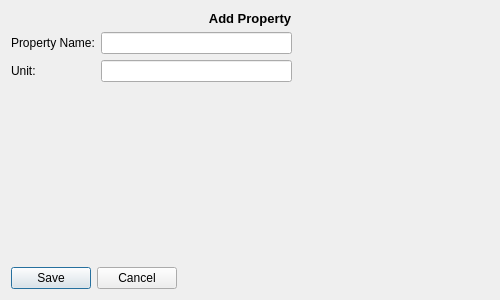
<?xml version="1.0" encoding="UTF-8"?>
<ui version="4.0">
 <class>AddProperty</class>
 <widget class="QWidget" name="AddProperty">
  <property name="geometry">
   <rect>
    <x>0</x>
    <y>0</y>
    <width>500</width>
    <height>300</height>
   </rect>
  </property>
  <property name="windowTitle">
   <string>Form</string>
  </property>
  <layout class="QGridLayout" name="gridLayout">
   <item row="4" column="0">
    <widget class="QLabel" name="noOfColumnsLabel">
     <property name="text">
      <string>Unit:</string>
     </property>
    </widget>
   </item>
   <item row="2" column="1">
    <widget class="QLineEdit" name="nameLineEdit"/>
   </item>
   <item row="6" column="0" colspan="2">
    <widget class="QDialogButtonBox" name="buttonBox">
     <property name="sizePolicy">
      <sizepolicy hsizetype="Fixed" vsizetype="Fixed">
       <horstretch>0</horstretch>
       <verstretch>0</verstretch>
      </sizepolicy>
     </property>
     <property name="standardButtons">
      <set>QDialogButtonBox::Cancel|QDialogButtonBox::Save</set>
     </property>
    </widget>
   </item>
   <item row="2" column="2">
    <spacer name="horizontalSpacer">
     <property name="orientation">
      <enum>Qt::Horizontal</enum>
     </property>
     <property name="sizeHint" stdset="0">
      <size>
       <width>74</width>
       <height>20</height>
      </size>
     </property>
    </spacer>
   </item>
   <item row="2" column="0">
    <widget class="QLabel" name="label">
     <property name="text">
      <string>Property Name:</string>
     </property>
    </widget>
   </item>
   <item row="0" column="0" colspan="3">
    <widget class="QLabel" name="titleLabel">
     <property name="sizePolicy">
      <sizepolicy hsizetype="Preferred" vsizetype="Fixed">
       <horstretch>0</horstretch>
       <verstretch>0</verstretch>
      </sizepolicy>
     </property>
     <property name="font">
      <font>
       <pointsize>10</pointsize>
       <weight>75</weight>
       <bold>true</bold>
      </font>
     </property>
     <property name="text">
      <string>Add Property</string>
     </property>
     <property name="alignment">
      <set>Qt::AlignCenter</set>
     </property>
    </widget>
   </item>
   <item row="4" column="1">
    <widget class="QLineEdit" name="unitEdit"/>
   </item>
   <item row="5" column="0">
    <spacer name="verticalSpacer">
     <property name="orientation">
      <enum>Qt::Vertical</enum>
     </property>
     <property name="sizeHint" stdset="0">
      <size>
       <width>20</width>
       <height>40</height>
      </size>
     </property>
    </spacer>
   </item>
  </layout>
 </widget>
 <resources/>
 <connections/>
</ui>
